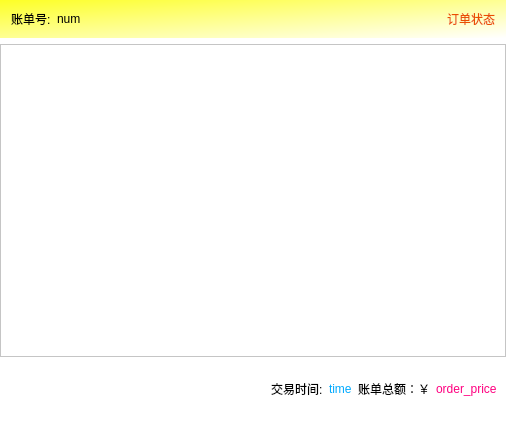
<?xml version="1.0" encoding="UTF-8"?>
<ui version="4.0">
 <class>OrderPage</class>
 <widget class="QWidget" name="OrderPage">
  <property name="geometry">
   <rect>
    <x>0</x>
    <y>0</y>
    <width>506</width>
    <height>422</height>
   </rect>
  </property>
  <property name="contextMenuPolicy">
   <enum>Qt::DefaultContextMenu</enum>
  </property>
  <property name="windowTitle">
   <string>我の订单</string>
  </property>
  <property name="styleSheet">
   <string notr="true">background-color:white;</string>
  </property>
  <layout class="QVBoxLayout" name="verticalLayout">
   <property name="leftMargin">
    <number>0</number>
   </property>
   <property name="topMargin">
    <number>0</number>
   </property>
   <property name="rightMargin">
    <number>0</number>
   </property>
   <item>
    <widget class="QWidget" name="widget" native="true">
     <property name="styleSheet">
      <string notr="true">background: #7f7fd5;  /* fallback for old browsers */
/*background:qlineargradient(spread:pad,x1:1,y1:0,x2:0,y2:0,stop:0 #91eae4,stop:1 #7f7fd5);*/
background-color: qlineargradient(spread:pad, x1:0, y1:0, x2:1, y2:1, stop:0 rgba(253, 255, 38, 255), stop:1 rgba(255, 255, 255, 255));</string>
     </property>
     <layout class="QHBoxLayout" name="horizontalLayout">
      <property name="leftMargin">
       <number>11</number>
      </property>
      <property name="rightMargin">
       <number>11</number>
      </property>
      <item>
       <widget class="QLabel" name="label_2">
        <property name="styleSheet">
         <string notr="true">font: 14pt &quot;Adobe 黑体 Std R&quot;;
background:transparent;</string>
        </property>
        <property name="text">
         <string>账单号:</string>
        </property>
       </widget>
      </item>
      <item>
       <widget class="QLabel" name="lab_order">
        <property name="styleSheet">
         <string notr="true">font: 12pt &quot;楷体&quot;;
background:transparent;</string>
        </property>
        <property name="text">
         <string>num</string>
        </property>
       </widget>
      </item>
      <item>
       <spacer name="horizontalSpacer">
        <property name="orientation">
         <enum>Qt::Horizontal</enum>
        </property>
        <property name="sizeHint" stdset="0">
         <size>
          <width>40</width>
          <height>20</height>
         </size>
        </property>
       </spacer>
      </item>
      <item>
       <widget class="QLabel" name="lab_status">
        <property name="styleSheet">
         <string notr="true">font: 12pt &quot;微软雅黑&quot;;
color:rgb(234, 78, 0);
background:transparent;</string>
        </property>
        <property name="text">
         <string>订单状态</string>
        </property>
       </widget>
      </item>
     </layout>
    </widget>
   </item>
   <item>
    <widget class="QListWidget" name="listWidget">
     <property name="styleSheet">
      <string notr="true">background-color: rgb(255, 255, 255);</string>
     </property>
    </widget>
   </item>
   <item>
    <widget class="QWidget" name="widget_2" native="true">
     <layout class="QHBoxLayout" name="horizontalLayout_2">
      <property name="bottomMargin">
       <number>5</number>
      </property>
      <item>
       <widget class="QPushButton" name="btn_back">
        <property name="styleSheet">
         <string notr="true">QPushButton{
background-color:rgb(255,255,255);
border-style:outset;                 
border-width:4px;                  
border-radius:10px;
border-color:rgba(255,255,255,30);
font: 11pt &quot;华光准圆_CNKI&quot;;
color:white;
padding:6px;
}
QPushButton:pressed{
background-color:rgba(100,255,100,200);
border-color:rgba(255,255,255,30);
border-style:inset;
color:rgba(0,0,0,100);
}

QPushButton:hover{
background-color:rgba(100,255,100,100);
border-color:rgba(255,255,255,200);
color:rgba(0,0,0,200);
}
</string>
        </property>
        <property name="text">
         <string/>
        </property>
        <property name="icon">
         <iconset resource="../src.qrc">
          <normaloff>:/images/icons/before.png</normaloff>:/images/icons/before.png</iconset>
        </property>
        <property name="iconSize">
         <size>
          <width>30</width>
          <height>30</height>
         </size>
        </property>
       </widget>
      </item>
      <item>
       <widget class="QPushButton" name="btn_next">
        <property name="styleSheet">
         <string notr="true">QPushButton{
background-color:rgb(255,255,255);
border-style:outset;                 
border-width:4px;                  
border-radius:10px;
border-color:rgba(255,255,255,30);
font: 11pt &quot;华光准圆_CNKI&quot;;
color:white;
padding:6px;
}
QPushButton:pressed{
background-color:rgba(100,255,100,200);
border-color:rgba(255,255,255,30);
border-style:inset;
color:rgba(0,0,0,100);
}

QPushButton:hover{
background-color:rgba(100,255,100,100);
border-color:rgba(255,255,255,200);
color:rgba(0,0,0,200);
}
</string>
        </property>
        <property name="text">
         <string/>
        </property>
        <property name="icon">
         <iconset resource="../src.qrc">
          <normaloff>:/images/icons/next2.png</normaloff>:/images/icons/next2.png</iconset>
        </property>
        <property name="iconSize">
         <size>
          <width>30</width>
          <height>30</height>
         </size>
        </property>
       </widget>
      </item>
      <item>
       <spacer name="horizontalSpacer_2">
        <property name="orientation">
         <enum>Qt::Horizontal</enum>
        </property>
        <property name="sizeHint" stdset="0">
         <size>
          <width>40</width>
          <height>20</height>
         </size>
        </property>
       </spacer>
      </item>
      <item>
       <widget class="QLabel" name="label">
        <property name="styleSheet">
         <string notr="true">font: 11pt &quot;Adobe 黑体 Std R&quot;;</string>
        </property>
        <property name="text">
         <string>交易时间:</string>
        </property>
       </widget>
      </item>
      <item>
       <widget class="QLabel" name="lab_time">
        <property name="styleSheet">
         <string notr="true">font: 10pt &quot;华光魏体_CNKI&quot;;
color:rgb(0, 170, 255);</string>
        </property>
        <property name="text">
         <string>time</string>
        </property>
       </widget>
      </item>
      <item>
       <widget class="QLabel" name="label_3">
        <property name="styleSheet">
         <string notr="true">font: 11pt &quot;Adobe 黑体 Std R&quot;;</string>
        </property>
        <property name="text">
         <string>账单总额：￥</string>
        </property>
       </widget>
      </item>
      <item>
       <widget class="QLabel" name="lab_price">
        <property name="styleSheet">
         <string notr="true">font: 10pt &quot;华光魏体_CNKI&quot;;
color:rgb(255, 0, 127);</string>
        </property>
        <property name="text">
         <string>order_price</string>
        </property>
       </widget>
      </item>
     </layout>
    </widget>
   </item>
  </layout>
 </widget>
 <resources>
  <include location="../src.qrc"/>
 </resources>
 <connections/>
</ui>
